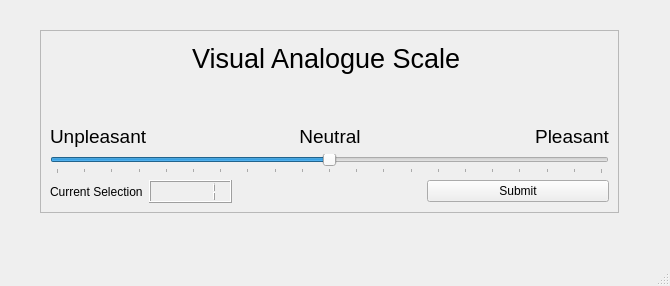
<?xml version="1.0" encoding="UTF-8"?>
<ui version="4.0">
 <class>VasMainWindow</class>
 <widget class="QMainWindow" name="VasMainWindow">
  <property name="geometry">
   <rect>
    <x>0</x>
    <y>0</y>
    <width>670</width>
    <height>286</height>
   </rect>
  </property>
  <property name="sizePolicy">
   <sizepolicy hsizetype="Fixed" vsizetype="Fixed">
    <horstretch>0</horstretch>
    <verstretch>0</verstretch>
   </sizepolicy>
  </property>
  <property name="minimumSize">
   <size>
    <width>670</width>
    <height>286</height>
   </size>
  </property>
  <property name="maximumSize">
   <size>
    <width>670</width>
    <height>286</height>
   </size>
  </property>
  <property name="windowTitle">
   <string>Visual Analog Scale</string>
  </property>
  <property name="windowIcon">
   <iconset>
    <normaloff>icons/VASIcon.png</normaloff>icons/VASIcon.png</iconset>
  </property>
  <widget class="QWidget" name="centralwidget">
   <widget class="QFrame" name="frame">
    <property name="geometry">
     <rect>
      <x>40</x>
      <y>30</y>
      <width>579</width>
      <height>183</height>
     </rect>
    </property>
    <property name="frameShape">
     <enum>QFrame::StyledPanel</enum>
    </property>
    <property name="frameShadow">
     <enum>QFrame::Raised</enum>
    </property>
    <layout class="QGridLayout" name="gridLayout_2">
     <item row="3" column="0">
      <layout class="QHBoxLayout" name="horizontalLayout">
       <item>
        <widget class="QLabel" name="label_5">
         <property name="text">
          <string>Current Selection</string>
         </property>
        </widget>
       </item>
       <item>
        <widget class="QLCDNumber" name="vasCurrent">
         <property name="intValue" stdset="0">
          <number>1</number>
         </property>
        </widget>
       </item>
      </layout>
     </item>
     <item row="2" column="0" colspan="3">
      <layout class="QGridLayout" name="gridLayout">
       <item row="0" column="1">
        <widget class="QLabel" name="label">
         <property name="font">
          <font>
           <pointsize>20</pointsize>
          </font>
         </property>
         <property name="text">
          <string>Visual Analogue Scale </string>
         </property>
        </widget>
       </item>
       <item row="3" column="0" colspan="3">
        <widget class="QSlider" name="vasSlider">
         <property name="minimum">
          <number>-10</number>
         </property>
         <property name="maximum">
          <number>10</number>
         </property>
         <property name="orientation">
          <enum>Qt::Horizontal</enum>
         </property>
         <property name="tickPosition">
          <enum>QSlider::TicksBelow</enum>
         </property>
         <property name="tickInterval">
          <number>1</number>
         </property>
        </widget>
       </item>
       <item row="2" column="1">
        <widget class="QLabel" name="label_4">
         <property name="sizePolicy">
          <sizepolicy hsizetype="Preferred" vsizetype="Fixed">
           <horstretch>0</horstretch>
           <verstretch>0</verstretch>
          </sizepolicy>
         </property>
         <property name="font">
          <font>
           <pointsize>14</pointsize>
          </font>
         </property>
         <property name="text">
          <string>Neutral</string>
         </property>
         <property name="alignment">
          <set>Qt::AlignHCenter|Qt::AlignTop</set>
         </property>
        </widget>
       </item>
       <item row="2" column="2">
        <widget class="QLabel" name="label_3">
         <property name="font">
          <font>
           <pointsize>14</pointsize>
          </font>
         </property>
         <property name="text">
          <string>Pleasant</string>
         </property>
         <property name="alignment">
          <set>Qt::AlignRight|Qt::AlignTop|Qt::AlignTrailing</set>
         </property>
        </widget>
       </item>
       <item row="2" column="0">
        <widget class="QLabel" name="label_2">
         <property name="font">
          <font>
           <pointsize>14</pointsize>
          </font>
         </property>
         <property name="text">
          <string>Unpleasant</string>
         </property>
         <property name="alignment">
          <set>Qt::AlignLeading|Qt::AlignLeft|Qt::AlignTop</set>
         </property>
        </widget>
       </item>
       <item row="1" column="1">
        <widget class="QLabel" name="label_6">
         <property name="text">
          <string/>
         </property>
        </widget>
       </item>
      </layout>
     </item>
     <item row="3" column="2">
      <widget class="QPushButton" name="vasSubmit">
       <property name="text">
        <string>Submit</string>
       </property>
      </widget>
     </item>
    </layout>
   </widget>
  </widget>
  <widget class="QMenuBar" name="menubar">
   <property name="geometry">
    <rect>
     <x>0</x>
     <y>0</y>
     <width>670</width>
     <height>21</height>
    </rect>
   </property>
  </widget>
  <widget class="QStatusBar" name="statusbar"/>
 </widget>
 <resources/>
 <connections/>
</ui>
